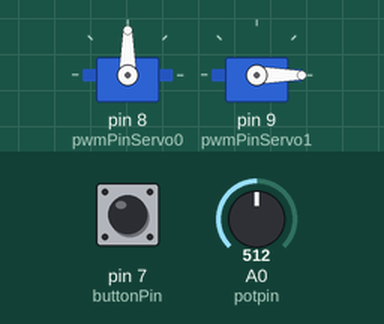
Recording of a sketch running on a simulated Arduino Uno, built with avr-gcc and run on an emulated ATmega328P. Shown: 2 × servo. The inputs (shaded band) are chosen by the test bench; at power-on: A0 (potpin) = 512, pin 7 (buttonPin) LOW.

Above: at 1.2 s.
1.3 s: A0 (potpin) set to 716
At 2.2 s:
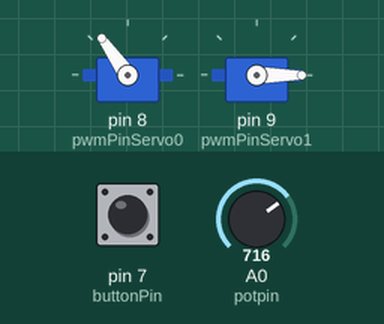
2.8 s: pin 7 (buttonPin) pulled HIGH for 0.15 s
At 2.87 s:
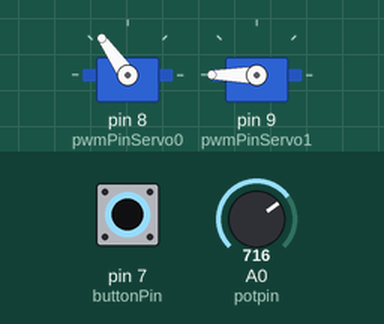
4.4 s: A0 (potpin) set to 900
At 4.8 s:
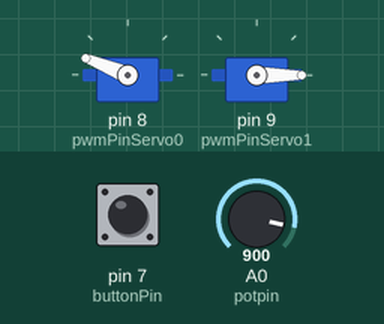
5.9 s: pin 7 (buttonPin) pulled HIGH for 1 s
At 6.7 s:
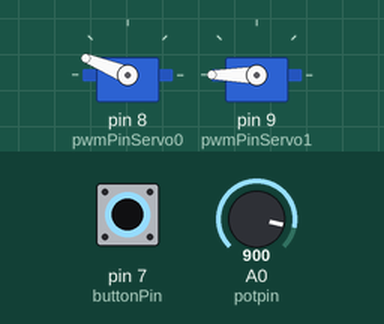
8.4 s: A0 (potpin) set to 1023
At 8.9 s:
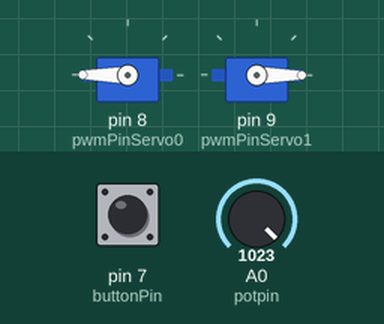
9.9 s: pin 7 (buttonPin) pulled HIGH for 0.15 s
At 9.98 s:
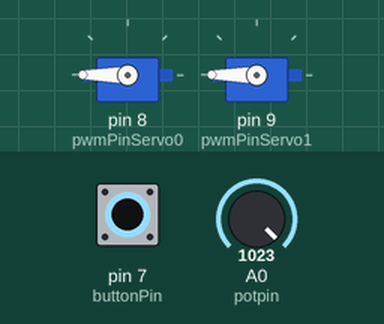
Timing chart, 0 to 12.5 s (numbered marks = the images above; inputs shaded):
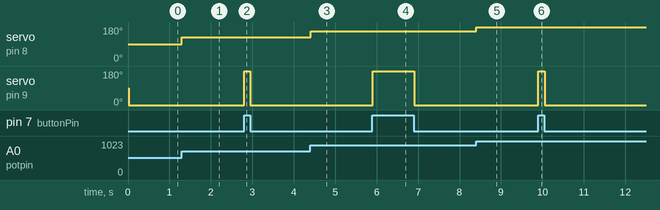

Measured:
- after the input at 1.3 s, servo on pin 8 (pwmPinServo0): 90° → 125° at once
- after the input at 2.8 s, servo on pin 9 (pwmPinServo1): 0° → 180° at once, → 0° 0.15 s later
- after the input at 4.4 s, servo on pin 8 (pwmPinServo0): 125° → 158° at once
- after the input at 5.9 s, servo on pin 9 (pwmPinServo1): 0° → 180° at once, → 0° 0.99 s later
- after the input at 8.4 s, servo on pin 8 (pwmPinServo0): 158° → 180° at once
- after the input at 9.9 s, servo on pin 9 (pwmPinServo1): 0° → 180° at once, → 0° 0.15 s later

The sketch:

Talking_Servos.ino
```cpp
#include <Servo.h>

Servo myservo0;  // create servo object to control a servo
Servo myservo1;  // create servo object to control a servo

int potpin = A0;  // analog pin used to connect the potentiometer
int val;    	  // variable to read the value from the analog pin

int buttonPin = 7;
int pwmPinServo0 = 8;
int pwmPinServo1 = 9;

void setup() {
  pinMode(buttonPin,INPUT);
  myservo0.attach(pwmPinServo0);  // attaches the servo on pin 9 to the servo object
  myservo1.attach(pwmPinServo1);  // attaches the servo on pin 8 to the servo object
}

void loop() {
  val = analogRead(potpin);            // reads the value of the potentiometer (value between 0 and 1023)
  val = map(val, 0, 1023, 0, 180);     // scale it for use with the servo (value between 0 and 180)
  myservo0.write(val);                 // sets the servo position according to the scaled value
  delay(15);                           // waits for the servo to get there
  if(digitalRead(buttonPin))
  {
    myservo1.write(180);
  }
  else
  {
    myservo1.write(0);
  }
}
```
